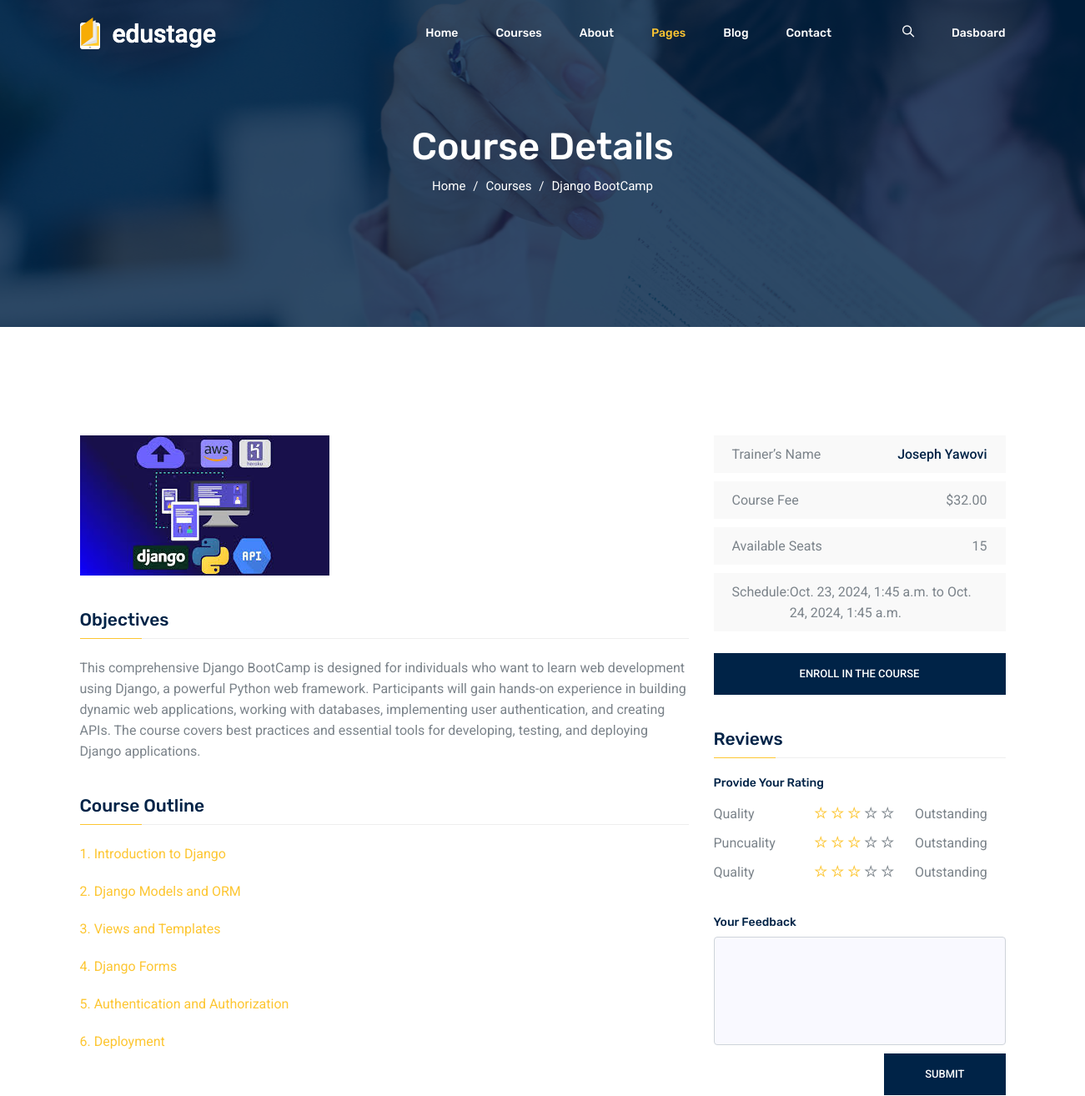
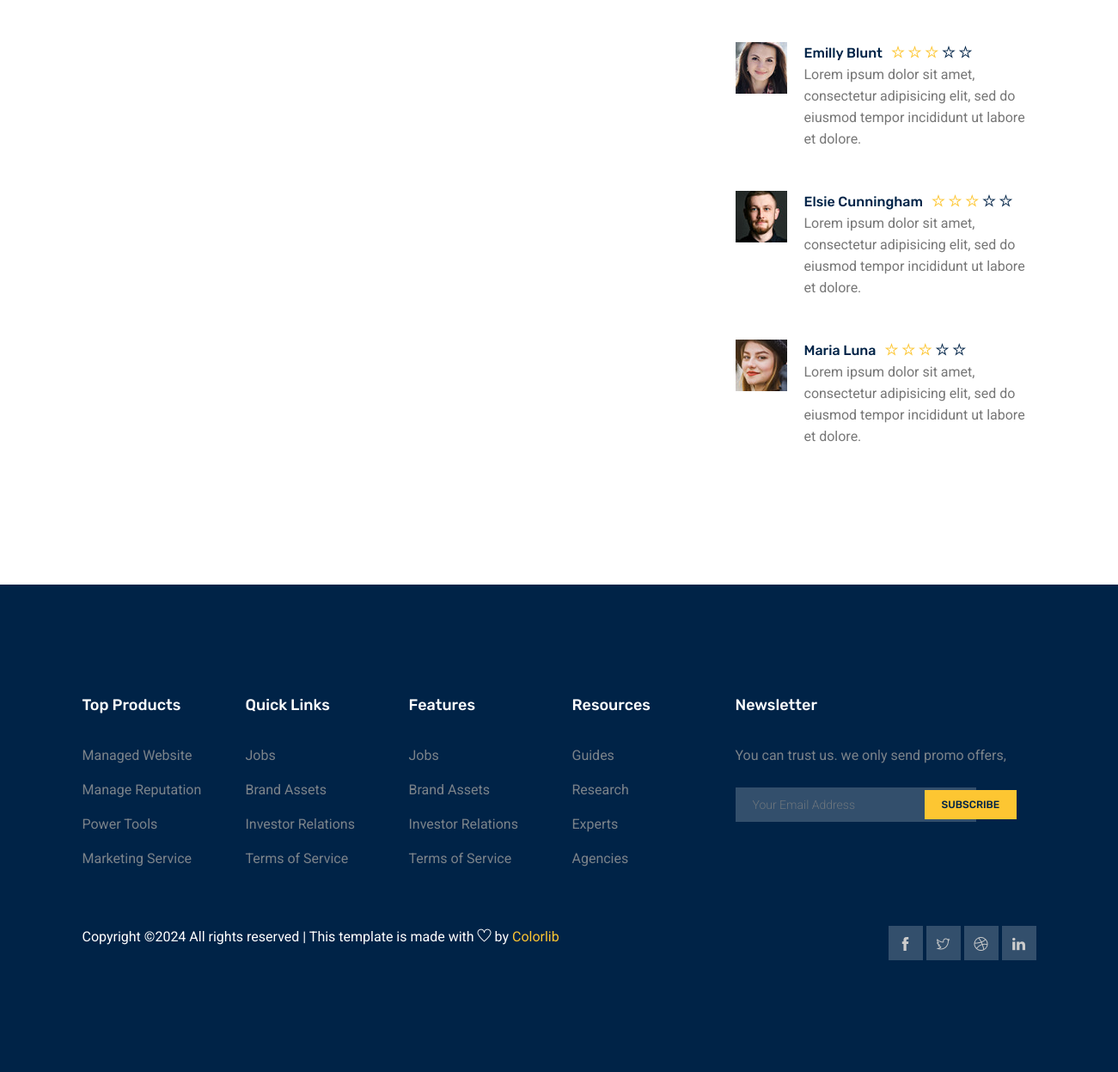
Page /detail/django-bootcamp/ (signed in) on the committed database (2 pictures, top to bottom).
### classes/models.py (models this page shows, shortened)
class Course(models.Model):
    title = models.CharField(max_length=255)
    google_meet_link = models.URLField(max_length=500)
    description = models.TextField(null=True,blank=True)
    price = models.DecimalField(max_digits=6, decimal_places=2,null=True)
    image = models.ImageField(upload_to='class_pictures/', null=True, blank=True)  # Class picture
    category = models.ForeignKey('Category', on_delete=models.CASCADE, null=True)
    lecturer = models.ForeignKey(User, on_delete=models.SET_NULL, null=True, related_name='lectured_courses')
    likes = models.ManyToManyField(User, related_name='liked_courses', blank=True)  # To track likes
    start_date = models.DateField()
    start_time = models.TimeField()
    end_date = models.DateField(null=True)
    end_time = models.TimeField(null=True)
    created_at = models.DateTimeField(auto_now_add=True)
    slug = models.SlugField(max_length=255, unique=True, null=True, blank=True)  # New slug field

class Outline(models.Model):
    course = models.ForeignKey(Course, on_delete=models.CASCADE, related_name='outlines')
    title = models.CharField(max_length=255)
    description = models.TextField(null=True, blank=True)

### account/models.py (models this page shows, shortened)
class CustomUser(AbstractUser):
    phone_number = models.CharField(max_length=15, blank=True, null=True)
    address = models.TextField(blank=True, null=True)
    nationality = models.CharField(max_length=100, blank=True, null=True)

### classes/views.py (the view)
# urls.py: path('detail/<slug:slug>/', views.course_detail, name='course_detail'),
def course_detail(request, slug):
    course = Course.objects.get(slug=slug)
    now = timezone.now()
    local_tz = pytz.timezone('Asia/Kolkata')  # India Standard Time
    local_now = now.astimezone(local_tz)
    course_start_datetime = datetime.combine(course.start_date, course.start_time).astimezone(local_tz)
    course_end_datetime = datetime.combine(course.end_date, course.end_time).astimezone(local_tz) if course.end_date and course.end_time else None
    if request.user.is_authenticated:
        is_registered = Registration.objects.filter(user=request.user, course=course).exists()
    context = {
        'course': course,
        'now': local_now,  # Now in local timezone
        'is_registered': is_registered,
        'course_start_datetime': course_start_datetime,
        'course_end_datetime': course_end_datetime,
    }
    return render(request, 'classes/class_detail.html', context)

### classes/templates/classes/class_detail.html (shortened to what this page needs)
{% extends "classes/base.html" %}
{% block header %}
{% include "classes/partials/class_detail_header.html" %}
{% endblock header %}
{% block content %}
<section class="banner_area">
    <div class="banner_inner d-flex align-items-center">
        <div class="overlay"></div>
        <div class="container">
            <div class="row justify-content-center">
                <div class="col-lg-6">
                    <div class="banner_content text-center">
                        <h2>Course Details</h2>
                        <div class="page_link">
                            <a href="{% url "home" %}">Home</a>
                            <a href="courses.html">Courses</a>
                            <a href="">{{course.title}}</a>
                        </div>
                    </div>
                </div>
            </div>
        </div>
    </div>
</section>
<section class="course_details_area section_gap">
    <div class="container">
        <div class="row">
            <div class="col-lg-8 course_details_left">
                <div class="main_image">
                    <img class="img-fluid" src="{{course.image.url}}" alt="">
                </div>
                <div class="content_wrapper">
                    <h4 class="title">Objectives</h4>
                    <div class="content">
                        {{course.description}}
                    </div>
                    <h4 class="title">Course Outline</h4>
                    <div class="content">
                        <ul class="course_list">
                            {% for outline in course.outlines.all %}
                            <li class="justify-content-between d-flex">
                                <div>
                                    <span class="toggle">{{ forloop.counter }}. {{ outline.title }}</span>
                                </div>
                            </li>
                            {% endfor %}
                        </ul>
                    </div>
                </div>
            </div>
            <div class="col-lg-4 right-contents">
                <ul>
                    <li>
                        <a class="justify-content-between d-flex" href="#">
                            <p>Trainer’s Name</p>
                            <span class="or">{{course.lecturer.first_name}} {{course.lecturer.last_name}}</span>
                        </a>
                    </li>
                    <li>
                        <a class="justify-content-between d-flex" href="#">
                            <p>Course Fee </p>
                            <span>${{course.price}}</span>
                        </a>
                    </li>
                    <li>
                        <a class="justify-content-between d-flex" href="#">
                            <p>Available Seats </p>
                            <span>15</span>
                        </a>
                    </li>
                    <li>
                        <a class="justify-content-between d-flex" href="#">
                            <p>Schedule:</p>
                            <span> {{course_start_datetime }} to {{course_end_datetime}}</span>
                        </a>
                    </li>
                </ul>
                {% if is_registered %}
                {% if now < course_start_datetime %}
                <span class="primary-btn2 text-uppercase enroll rounded-0 text-white">Coming Soon</span>
                {% elif now > course_end_datetime %}
                <span class="primary-btn2 text-uppercase enroll rounded-0 text-white">Course Completed</span>
                {% else %}
                <a href="{% url 'join_course' course.slug %}" class="primary-btn2 text-uppercase enroll rounded-0 text-white">Join the Course</a>
                {% endif %}
                {% else %}
                <a href="{% url 'register_course' course.slug %}"
                    class="primary-btn2 text-uppercase enroll rounded-0 text-white">Enroll in the Course</a>
                {% endif %}
                <h4 class="title">Reviews</h4>
                <div class="content">
                    <div class="review-top row pt-40">
                        <div class="col-lg-12">
                            <h6 class="mb-15">Provide Your Rating</h6>
                            <div class="d-flex flex-row reviews justify-content-between">
                                <span>Quality</span>
                                <div class="star">
                                    <i class="ti-star checked"></i>
                                    <i class="ti-star checked"></i>
                                    <i class="ti-star checked"></i>
                                    <i class="ti-star"></i>
                                    <i class="ti-star"></i>
                                </div>
                                <span>Outstanding</span>
                            </div>
                            <div class="d-flex flex-row reviews justify-content-between">
                                <span>Puncuality</span>
                                <div class="star">
                                    <i class="ti-star checked"></i>
                                    <i class="ti-star checked"></i>
                                    <i class="ti-star checked"></i>
                                    <i class="ti-star"></i>
                                    <i class="ti-star"></i>
                                </div>
                                <span>Outstanding</span>
                            </div>
                            <div class="d-flex flex-row reviews justify-content-between">
                                <span>Quality</span>
                                <div class="star">
                                    <i class="ti-star checked"></i>
                                    <i class="ti-star checked"></i>
                                    <i class="ti-star checked"></i>
                                    <i class="ti-star"></i>
                                    <i class="ti-star"></i>
                                </div>
                                <span>Outstanding</span>
                            </div>
                        </div>
                    </div>
                    <div class="feedeback">
                        <h6>Your Feedback</h6>
                        <textarea name="feedback" class="form-control" cols="10" rows="10"></textarea>
                        <div class="mt-10 text-right">
                            <a href="#" class="primary-btn2 text-right rounded-0 text-white">Submit</a>
                        </div>
                    </div>
                    <div class="comments-area mb-30">
                        <div class="comment-list">
                            <div class="single-comment single-reviews justify-content-between d-flex">
                                <div class="user justify-content-between d-flex">
                                    <div class="thumb">
                                        <img src="img/blog/c1.jpg" alt="">
                                    </div>
                                    <div class="desc">
                                        <h5><a href="#">Emilly Blunt</a>
                                            <div class="star">
                                                <span class="ti-star checked"></span>
                                                <span class="ti-star checked"></span>
                                                <span class="ti-star checked"></span>
                                                <span class="ti-star"></span>
                                                <span class="ti-star"></span>
                                            </div>
                                        </h5>
                                        <p class="comment">
                                            Lorem ipsum dolor sit amet, consectetur adipisicing elit, sed do
                                            eiusmod tempor incididunt ut labore et dolore.
                                        </p>
                                    </div>
                                </div>
                            </div>
                        </div>
                        <div class="comment-list">
                            <div class="single-comment single-reviews justify-content-between d-flex">
                                <div class="user justify-content-between d-flex">
                                    <div class="thumb">
                                        <img src="img/blog/c2.jpg" alt="">
                                    </div>
                                    <div class="desc">
                                        <h5><a href="#">Elsie Cunningham</a>
                                            <div class="star">
                                                <span class="ti-star checked"></span>
                                                <span class="ti-star checked"></span>
                                                <span class="ti-star checked"></span>
                                                <span class="ti-star"></span>
                                                <span class="ti-star"></span>
                                            </div>
                                        </h5>
                                        <p class="comment">
                                            Lorem ipsum dolor sit amet, consectetur adipisicing elit, sed do
                                            eiusmod tempor incididunt ut labore et dolore.
                                        </p>
                                    </div>
                                </div>
                            </div>
                        </div>
                        <div class="comment-list">
                            <div class="single-comment single-reviews justify-content-between d-flex">
                                <div class="user justify-content-between d-flex">
                                    <div class="thumb">
                                        <img src="img/blog/c3.jpg" alt="">
                                    </div>
                                    <div class="desc">
                                        <h5><a href="#">Maria Luna</a>
                                            <div class="star">
                                                <span class="ti-star checked"></span>
                                                <span class="ti-star checked"></span>
                                                <span class="ti-star checked"></span>
                                                <span class="ti-star"></span>
                                                <span class="ti-star"></span>
                                            </div>
                                        </h5>
                                        <p class="comment">
                                            Lorem ipsum dolor sit amet, consectetur adipisicing elit, sed do
                                            eiusmod tempor incididunt ut labore et dolore.
                                        </p>
                                    </div>
                                </div>
                            </div>
                        </div>
                    </div>
                </div>
            </div>
        </div>
    </div>
</section>
{% endblock content %}

### rows in the picture
Course: title "Django BootCamp", image (picture), description "This comprehensive Django BootCamp is designed for individuals who want to learn web development using Django, a powerful Python web framework. Participants will gain hands-on experience in building dynamic web applications, working with databases, implementing user authentication, and creating APIs. The course covers best practices and essential tools for developing, testing, and deploying Django applications.", lecturer.first_name "Joseph", lecturer.last_name "Yawovi", price "32.00"
Outline: title "Introduction to Django"
Outline: title "Django Models and ORM"
Outline: title "Views and Templates"
Outline: title "Django Forms"
Outline: title "Authentication and Authorization"
Outline: title "Deployment"

### other values in the picture
{{ course_start_datetime }} "Oct. 23, 2024, 1:45 a.m."
{{ course_end_datetime }} "Oct. 24, 2024, 1:45 a.m."
